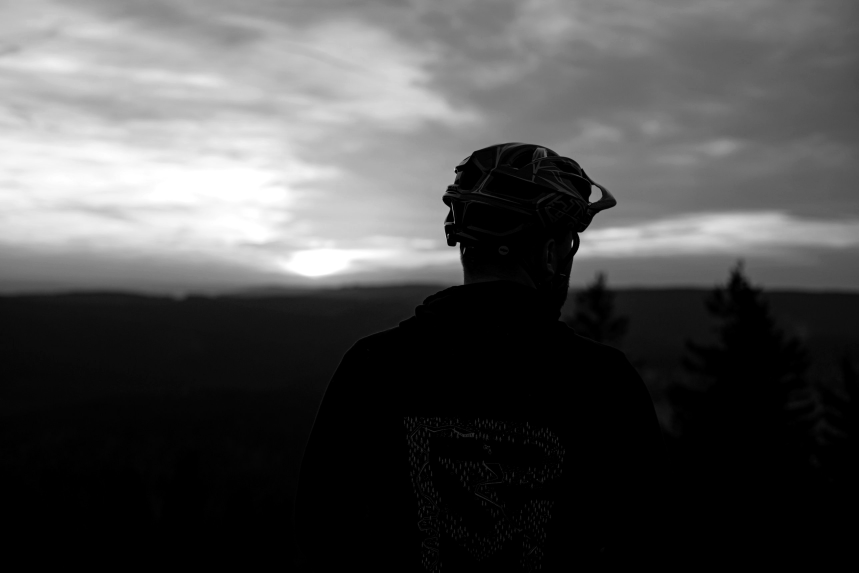
#> input picture media/about/filip-matus.jpg, 2576 x 1717 px (shown at 1/3 size)
$ python build.py
#> lines starting #> are read from the running program, lines starting #| are printed output that depends on the picture
#!/usr/bin/env python3
"""Static site builder for _snaps.

Reads Markdown stories from content/stories/*.md and photos from media/,
writes the finished website into dist/. Everything search engines and AI
tools need (meta tags, structured data, sitemap, feed, llms.txt, image alt
text) is generated from the story content, nothing to maintain by hand.

    pip install -r requirements.txt
    python build.py              # production build
    PREVIEW=1 python build.py    # relative links, for viewing without a server
"""
import hashlib
import html
import json
import os
import re
import shutil
from datetime import date, datetime, timezone
from email.utils import format_datetime
from pathlib import Path

import markdown
import yaml
from PIL import Image, ImageOps

ROOT = Path(__file__).parent
CONTENT = ROOT / "content" / "stories"
MEDIA = ROOT / "media"
STATIC = ROOT / "static"
DIST = ROOT / "dist"

# ---- site settings (edit here) ------------------------------------------
SITE_URL = os.environ.get("SITE_URL", "https://filipmat.us").rstrip("/")
SITE_TITLE = "_snaps"
DOMAIN = "filipmat.us"
AUTHOR = "Filip Matuš"
SITE_DESC = "Photo stories and snaps from travelling and everyday life by Filip Matuš."
LANG = "en"
# Google Analytics 4 measurement ID, e.g. "G-ABC123XYZ". Empty = no analytics at all.
GA_ID = os.environ.get("GA_ID") or "G-Y3X6999H9Q"
# Buttondown username for the "new stories by email" form. Empty = no form.
BUTTONDOWN = os.environ.get("BUTTONDOWN") or "filipmatus"
# Contact sheet view on story pages (preview first). Set CONTACT_SHEET=1 to switch on.
CONTACT_SHEET = os.environ.get("CONTACT_SHEET", "") == "1"
ABOUT = {
    "photo": "/media/about/filip-matus.jpg",
    "alt": "Filip Matuš in a cycling helmet, seen from behind, watching the sunset over forested hills",
    "lines": [
        "Filip Matuš, based in the Czech Republic.",
        "Enjoying travelling, exploring and making simple photos. Mixing digital and analog.",
        "Finding beauty in imperfection.",
    ],
    "linkedin": "https://www.linkedin.com/in/filip-matus/",
    "credit": ("Rob Trnka", "https://www.robtrnka.com"),
}
# --------------------------------------------------------------------------

PREVIEW = bool(os.environ.get("PREVIEW"))
IMG_WIDTHS = (1600,) if os.environ.get("PREVIEW") else (800, 1600, 2400)  # sizes per photo
WEBP_Q = 88   # light compression: photos should look like photos
THUMB = 480               # square thumbnail used on the home page

_img_cache = {}


# ---------- helpers --------------------------------------------------------
def slugify(text):
    text = re.sub(r"[^a-zA-Z0-9]+", "-", text).strip("-").lower()
    return text or "photo"


# [19 lines left out: functions parse, to_date, not called in this run]


def fmt_date(d):
    return "" if d == date.min else f"{d.day}.{d.month}.{d.year}"


def abs_url(path):
    return f"{SITE_URL}/{path.lstrip('/')}"


def href(path):
    """Internal page link. In preview mode directories need an explicit index.html."""
    if PREVIEW and (path.endswith("/") or path == ""):
        return path + "index.html"
    return path


def esc(text):
    return html.escape(str(text), quote=True)


# [24 lines left out: functions plain_text, shorten, make_description, not called in this run]


# ---------- photos ---------------------------------------------------------
def process_image(ref):
    """Resize one photo (once), strip EXIF/GPS, return its info or None."""
    rel = ref.split("?")[0].lstrip("/")
    if rel.startswith("media/"):
        rel = rel[len("media/"):]
    if rel in _img_cache:
        return _img_cache[rel]

    src = MEDIA / rel
    if not src.is_file():
        print(f"  ! missing photo: {ref}")
        _img_cache[rel] = None
        return None

    stem = slugify(Path(rel).with_suffix("").as_posix())
    out_dir = DIST / "img"
    out_dir.mkdir(parents=True, exist_ok=True)

    im = ImageOps.exif_transpose(Image.open(src)).convert("RGB")
    w, h = im.size
    sizes = sorted({min(w, x) for x in IMG_WIDTHS})
    files = []
    for tw in sizes:
        th = round(h * tw / w)
        name = f"{stem}-{tw}.webp"
        im.resize((tw, th), Image.LANCZOS).save(out_dir / name, "WEBP", quality=WEBP_Q, method=4)
        files.append((tw, f"img/{name}"))

    thumb_name = f"{stem}-thumb.webp"
    ImageOps.fit(im, (THUMB, THUMB), Image.LANCZOS).save(
        out_dir / thumb_name, "WEBP", quality=WEBP_Q, method=4
    )

    info = {"w": w, "h": h, "files": files, "thumb": f"img/{thumb_name}",
            "src": str(src), "stem": stem}
    _img_cache[rel] = info
    return info


def share_image(info):
    """1200x630 JPEG for link previews (only made for cover photos)."""
    name = f"img/{info['stem']}-share.jpg"
    out = DIST / name
    if not out.exists():
        im = ImageOps.exif_transpose(Image.open(info["src"])).convert("RGB")
        ImageOps.fit(im, (1200, 630), Image.LANCZOS).save(out, "JPEG", quality=85, optimize=True)
    return name


# [143 lines left out: function render_body, not called in this run]


# ---------- page shell + SEO -----------------------------------------------
def jsonld(data):
    return (
        '<script type="application/ld+json">'
        + json.dumps(data, ensure_ascii=False).replace("</", "<\\/")
        + "</script>"
    )


def asset_v(name):
    """Short content hash for an asset in static/, so browsers fetch a new version after a change."""
    f = STATIC / name
    return hashlib.sha1(f.read_bytes()).hexdigest()[:8] if f.exists() else "0"


def page(title, main, *, desc, canonical, prefix="", image=None, og_type="website",
         data=None, scripts="", noindex=False):
    t = esc(title)
    robots = (
        '<meta name="robots" content="noindex">'
        if noindex
        else '<meta name="robots" content="index,follow,max-image-preview:large">'
    )
    og = ""
    if not noindex:
        og = (
            f'<link rel="canonical" href="{esc(canonical)}">\n'
            f'<meta property="og:type" content="{og_type}">\n'
            f'<meta property="og:site_name" content="{esc(SITE_TITLE)}">\n'
            f'<meta property="og:title" content="{t}">\n'
            f'<meta property="og:description" content="{esc(desc)}">\n'
            f'<meta property="og:url" content="{esc(canonical)}">\n'
            f'<meta name="twitter:card" content="{"summary_large_image" if image else "summary"}">\n'
        )
        if image:
            og += (f'<meta property="og:image" content="{esc(image)}">\n'
                   '<meta property="og:image:width" content="1200">\n<meta property="og:image:height" content="630">\n')
    ld = jsonld(data) if (data and not noindex) else ""
    ga_attr = f' data-ga="{esc(GA_ID)}"' if GA_ID else ""
    sheet_attr = ' data-sheet="1"' if CONTACT_SHEET else ""
    if GA_ID:
        scripts = scripts + f'\n<script src="{prefix}analytics.js?v={asset_v("analytics.js")}" defer></script>'
    return f"""<!DOCTYPE html>
<html lang="{LANG}"{ga_attr}{sheet_attr}>
<head>
<meta charset="utf-8">
<meta name="viewport" content="width=device-width, initial-scale=1">
<title>{t}</title>
<meta name="description" content="{esc(desc)}">
<meta name="author" content="{esc(AUTHOR)}">
{robots}
{og}<link rel="alternate" type="application/rss+xml" title="{esc(SITE_TITLE)}" href="{prefix}feed.xml">
<link rel="icon" type="image/svg+xml" href="{prefix}favicon.svg">
<link rel="icon" type="image/png" sizes="48x48" href="{prefix}favicon-48.png">
<link rel="apple-touch-icon" href="{prefix}apple-touch-icon.png">
<meta name="theme-color" content="#ffffff">
<link rel="preload" href="{prefix}fonts/special-elite-latin-400-normal.woff2" as="font" type="font/woff2" crossorigin>
<link rel="stylesheet" href="{prefix}style.css?v={asset_v("style.css")}">
{ld}
</head>
<body>
<main>
{main}
</main>
{scripts}
</body>
</html>
"""


def person():
    return {"@type": "Person", "name": AUTHOR, "url": SITE_URL + "/about/"}


# ---------- build ----------------------------------------------------------
def load_stories():
    stories = []
    for path in sorted(CONTENT.glob("*.md")):
        meta, body = parse(path)
        if meta.get("draft"):
            continue
        slug = path.stem
        title = str(meta.get("title") or slug.replace("-", " "))
        print(f"story: {slug}")
        content, photos = render_body(body, "../", title, meta.get("full") or [])
        cover = process_image(str(meta["cover"])) if meta.get("cover") else None
        if not cover and photos:
            cover = photos[0]["info"]
        details = str(meta.get("details") or "")
        place = str(meta.get("place") or "")
        text = plain_text(body)
        desc = str(meta.get("summary") or "") or make_description(title, text, len(photos), details)
        stories.append({
            "slug": slug, "title": title, "date": to_date(meta.get("date")),
            # when it went online; sorts the home page and gives the story its number
            "published": to_date(meta.get("published") or meta.get("date")),
            "html": content, "photos": photos, "cover": cover,
            "details": details, "place": place, "text": text, "desc": desc,
            "url": abs_url(slug + "/"),
        })
    stories.sort(key=lambda s: (s["published"], s["date"]), reverse=True)
    return stories


def write(path, text):
    p = DIST / path
    p.parent.mkdir(parents=True, exist_ok=True)
    p.write_text(text, encoding="utf-8")


def camera(details):
    return re.split(r"\s*[|,]\s*", details)[0] if details else ""


def frames(n):
    return f"{n} frame{'s' if n != 1 else ''}"


def bar(prefix, right=""):
    return (f'<header class="bar top"><a class="brand" href="{href(prefix or "./")}">'
            f'<span class="site">{SITE_TITLE}</span> <span class="by mono">by {DOMAIN}</span></a>'
            f'<span class="right">{right}</span></header>')


def subscribe():
    if not BUTTONDOWN:
        return ""
    return (f'<form class="sub mono" action="https://buttondown.com/api/emails/embed-subscribe/{esc(BUTTONDOWN)}" '
            'method="post" target="_blank">'
            '<label for="sub-email">new stories by email</label>'
            '<input id="sub-email" type="email" name="email" placeholder="your@email" required autocomplete="email">'
            '<button type="submit">subscribe</button></form>')


def foot(prefix):
    return (f'{subscribe()}<footer class="foot mono"><span>{SITE_TITLE} by {DOMAIN} · photo stories by {esc(AUTHOR)}</span>'
            f'<span class="links"><a href="{href(prefix + "about/")}">about</a><a href="{prefix}feed.xml">rss</a></span></footer>')


def number(stories):
    for i, s in enumerate(sorted(stories, key=lambda s: (s["published"], s["date"]))):
        s["no"] = f"{i + 1:02d}"


def build_story_pages(stories):
    for i, s in enumerate(stories):
        iso = s["date"].isoformat() if s["date"] != date.min else ""
        pub_iso = s["published"].isoformat() if s["published"] != date.min else iso
        label = []
        if iso:
            label.append(f'<time datetime="{iso}">{fmt_date(s["date"])}</time>')
        if s["place"]:
            label.append(f'<span>{esc(s["place"])}</span>')
        if s["details"]:
            label.append(f'<span>{esc(s["details"])}</span>')
        if s["photos"]:
            label.append(f'<span>{frames(len(s["photos"]))}</span>')
        nxt = stories[(i + 1) % len(stories)] if len(stories) > 1 else None
        next_html = ""
        if nxt:
            th = f'<img src="../{nxt["cover"]["thumb"]}" alt="" width="89" height="89" loading="lazy">' if nxt["cover"] else "<span></span>"
            next_html = (f'<a class="next" href="{href("../" + nxt["slug"] + "/")}">{th}'
                         f'<span><span class="mono">next · №&nbsp;{nxt["no"]}</span><br>'
                         f'<span class="t">{esc(nxt["title"])}</span></span></a>')
        main = (
            bar("../") + "\n"
            f'<article>\n<div class="head"><span class="no mono">№&nbsp;{s["no"]}</span>'
            f'<h1>{esc(s["title"])}</h1><div class="label mono">{"".join(label)}</div></div>\n'
            f'{s["html"]}\n</article>\n{next_html}\n{foot("../")}'
        )
        images = [abs_url(p["info"]["files"][-1][1]) for p in s["photos"]]
        og_image = abs_url(share_image(s["cover"])) if s["cover"] else None
        data = {
            "@context": "https://schema.org", "@type": "BlogPosting",
            "headline": s["title"], "description": s["desc"], "url": s["url"],
            "mainEntityOfPage": {"@type": "WebPage", "@id": s["url"]},
            "inLanguage": LANG, "author": person(), "publisher": person(),
            "isPartOf": {"@type": "Blog", "name": SITE_TITLE, "url": SITE_URL + "/"},
        }
        if pub_iso:
            data["datePublished"] = pub_iso
            data["dateModified"] = pub_iso
        if iso:
            data["dateCreated"] = iso
        if images:
            data["image"] = images
        if s["details"]:
            data["keywords"] = s["details"]
        if s["place"]:
            data["contentLocation"] = {"@type": "Place", "name": s["place"]}
            data["locationCreated"] = {"@type": "Place", "name": s["place"]}
        write(f'{s["slug"]}/index.html', page(
            f'{s["title"]} - {SITE_TITLE} by {DOMAIN}', main, desc=s["desc"], canonical=s["url"],
            prefix="../", image=og_image, og_type="article", data=data,
            scripts=f'<script src="../viewer.js?v={asset_v("viewer.js")}" defer></script>' if s["photos"] else ""))


def build_home(stories):
    tiles = []
    for s in stories:
        c = s["cover"]
        if c:
            w, path = c["files"][0]
            h = round(c["h"] * w / c["w"])
            srcset = ", ".join(f"{p} {fw}w" for fw, p in c["files"])
            img = (f'<img src="{path}" srcset="{srcset}" sizes="(min-width:900px) 360px, 50vw" '
                   f'width="{w}" height="{h}" alt="{esc(s["title"])}" loading="lazy">')
        else:
            img = '<img alt="">'
        meta = " · ".join(f"<span>{esc(x)}</span>" for x in (
            str(s["date"].year) if s["date"] != date.min else "",
            camera(s["details"]),
            frames(len(s["photos"])) if s["photos"] else "") if x)
        tiles.append(
            f'<li><a class="tile" href="{href(s["slug"] + "/")}">{img}<span class="idx">'
            f'<span class="no">{s["no"]}</span><span class="title">{esc(s["title"])}</span>'
            + (f'<span class="place mono">{esc(s["place"])}</span>' if s["place"] else '')
            + f'<span class="meta mono">{meta}</span></span></a></li>')
    total = sum(len(s["photos"]) for s in stories)
    main = (bar("", f'<a href="{href("about/")}">about</a>') + "\n"
            '<h1 class="visually-hidden">' + esc(f"{SITE_TITLE}, photo stories by {AUTHOR}") + '</h1>\n'
            '<ul class="grid">\n' + "\n".join(tiles) + "\n</ul>\n" + foot(""))
    data = {
        "@context": "https://schema.org",
        "@graph": [
            {"@type": "WebSite", "name": f"{SITE_TITLE} by {DOMAIN}", "url": SITE_URL + "/",
             "description": SITE_DESC, "inLanguage": LANG, "author": person()},
            {"@type": "CollectionPage", "name": SITE_TITLE, "url": SITE_URL + "/",
             "mainEntity": {"@type": "ItemList", "itemListElement": [
                 {"@type": "ListItem", "position": i + 1, "url": s["url"], "name": s["title"]}
                 for i, s in enumerate(stories)]}},
        ],
    }
    og_image = abs_url(share_image(stories[0]["cover"])) if stories and stories[0]["cover"] else None
    write("index.html", page(f"{SITE_TITLE} by {DOMAIN} - photo stories by {AUTHOR}", main, desc=SITE_DESC,
                             canonical=SITE_URL + "/", image=og_image, data=data))


def build_about(stories):
    info = process_image(ABOUT["photo"])
    w0, small = info["files"][0]
    h0 = round(info["h"] * w0 / info["w"])
    srcset = ", ".join(f"../{p} {w}w" for w, p in info["files"])
    total = sum(len(s["photos"]) for s in stories)
    lines = "".join(f"<p>{esc(l)}</p>" for l in ABOUT["lines"])
    main = (
        bar("../") + "\n"
        '<article class="about">\n<div class="head"><h1>about</h1></div>\n'
        '<div class="story"><div class="b b-side-b">'
        f'<figure><img src="../{small}" srcset="{srcset}" sizes="(min-width: 760px) 65vw, 100vw" '
        f'width="{w0}" height="{h0}" alt="{esc(ABOUT["alt"])}">'
        f'<figcaption class="mono"><span>photo: <a href="{ABOUT["credit"][1]}" target="_blank" rel="noopener">{esc(ABOUT["credit"][0])}</a></span></figcaption></figure>'
        f'<div class="t">{lines}<p class="mono stat">{len(stories)} stories · {total} frames</p>'
        '</div>'
        '</div></div>\n'
        '<section class="contact" aria-labelledby="contact-h">'
        '<h2 id="contact-h" class="mono">write to me</h2>'
        '<form class="cform" action="../contact.php" method="post" novalidate>'
        '<label class="mono" for="c-name">name</label><input id="c-name" name="name" autocomplete="name" required maxlength="100">'
        '<label class="mono" for="c-email">email</label><input id="c-email" name="email" type="email" autocomplete="email" required maxlength="200">'
        '<label class="mono" for="c-msg">message</label><textarea id="c-msg" name="message" rows="6" required maxlength="5000"></textarea>'
        '<div class="hp" aria-hidden="true"><label for="c-web">leave empty</label><input id="c-web" name="website" tabindex="-1" autocomplete="off"></div>'
        '<input type="hidden" name="t" value="">'
        '<div class="row"><button type="submit" class="mono">send</button><span class="status mono" role="status" aria-live="polite"></span></div>'
        '<p class="note mono">your message goes straight to my inbox. nothing is stored on this site.</p>'
        '</form></section>\n'
        '</article>\n' + foot("../")
    )
    url = abs_url("about/")
    data = {
        "@context": "https://schema.org", "@type": "ProfilePage", "url": url,
        "mainEntity": {**person(), "image": abs_url(share_image(info)),
                       "description": " ".join(ABOUT["lines"]),
                       "homeLocation": {"@type": "Country", "name": "Czech Republic"}},
    }
    write("about/index.html", page(f"about - {SITE_TITLE} by {DOMAIN}", main,
          desc=" ".join(ABOUT["lines"]), canonical=url, prefix="../",
          image=abs_url(share_image(info)), data=data,
          scripts=f'<script src="../contact.js?v={asset_v("contact.js")}" defer></script>'))


def build_extras(stories):
    # 404
    write("404.html", page("not found", bar("/") + '\n<p>nothing here.</p>',
                           desc="Page not found", canonical=SITE_URL + "/", noindex=True))

    # sitemap with photos
    urls = []
    newest = max((s["published"] for s in stories if s["published"] != date.min), default=None)
    urls.append(f'<url><loc>{SITE_URL}/</loc>' + (f"<lastmod>{newest.isoformat()}</lastmod>" if newest else "") + "</url>")
    urls.append(f'<url><loc>{SITE_URL}/about/</loc></url>')
    for s in stories:
        imgs = "".join(
            f'<image:image><image:loc>{esc(abs_url(p["info"]["files"][-1][1]))}</image:loc></image:image>'
            for p in s["photos"]
        )
        lm = f'<lastmod>{s["published"].isoformat()}</lastmod>' if s["published"] != date.min else ""
        urls.append(f'<url><loc>{esc(s["url"])}</loc>{lm}{imgs}</url>')
    write("sitemap.xml",
          '<?xml version="1.0" encoding="UTF-8"?>\n'
          '<urlset xmlns="http://www.sitemaps.org/schemas/sitemap/0.9" '
          'xmlns:image="http://www.google.com/schemas/sitemap-image/1.1">\n'
          + "\n".join(urls) + "\n</urlset>\n")

    # robots: everything open, including AI search and assistant crawlers
    write("robots.txt",
          "# Open to all crawlers, including search engines and AI assistants.\n"
          "User-agent: *\nAllow: /\n\n"
          f"Sitemap: {SITE_URL}/sitemap.xml\n")

    # RSS feed
    items = []
    for s in stories:
        pub = ""
        if s["published"] != date.min:
            dt = datetime(s["published"].year, s["published"].month, s["published"].day, 12, tzinfo=timezone.utc)
            pub = f"<pubDate>{format_datetime(dt)}</pubDate>"
        items.append(
            f'<item><title>{esc(s["title"])}</title><link>{esc(s["url"])}</link>'
            f'<guid>{esc(s["url"])}</guid>{pub}<description>{esc(s["desc"])}</description>'
            + (f'<enclosure url="{esc(abs_url(s["cover"]["files"][-1][1]))}" type="image/webp" length="0"/>' if s["cover"] else "")
            + '</item>'
        )
    write("feed.xml",
          '<?xml version="1.0" encoding="UTF-8"?>\n<rss version="2.0"><channel>'
          f"<title>{esc(SITE_TITLE)} by {DOMAIN}</title><link>{SITE_URL}/</link>"
          f"<description>{esc(SITE_DESC)}</description><language>{LANG}</language>"
          + "".join(items) + "</channel></rss>\n")

    # llms.txt (short index) and llms-full.txt (all text + photo descriptions)
    short = [f"# {SITE_TITLE}", "", f"> {SITE_DESC}", "", f"About the author: {SITE_URL}/about/ ({' '.join(ABOUT['lines'])})", "", "## Stories", ""]
    full = [f"# {SITE_TITLE}", "", f"> {SITE_DESC}", ""]
    for s in stories:
        short.append(f'- [{s["title"]}]({s["url"]}): {s["desc"]}')
        full += ["", f'## {s["title"]}', "", f'URL: {s["url"]}']
        if s["date"] != date.min:
            full.append(f'Date: {s["date"].isoformat()}')
        if s["place"]:
            full.append(f'Place: {s["place"]}')
        if s["details"]:
            full.append(f'Camera: {s["details"]}')
        if s["text"]:
            full += ["", s["text"]]
        if s["photos"]:
            full += ["", "Photos:"]
            full += [f'- {p["alt"]}: {abs_url(p["info"]["files"][-1][1])}' for p in s["photos"]]
    write("llms.txt", "\n".join(short) + "\n")
    write("llms-full.txt", "\n".join(full) + "\n")


def build():
    if DIST.exists():
        shutil.rmtree(DIST)
    DIST.mkdir()
    if STATIC.exists():
        shutil.copytree(STATIC, DIST, dirs_exist_ok=True)
    stories = load_stories()
    number(stories)
    build_story_pages(stories)
    build_home(stories)
    build_about(stories)
#> in process_image, im is the input picture: PIL image 2576x1717 RGB; min 0, max 255, mean 78.1
#> the loop in process_image, `for tw in sizes:` made 3 passes
#> pass 1, in process_image, `im.resize((tw, th), Image.LANCZOS).save(out_dir / name, "WEBP", qualit..`:
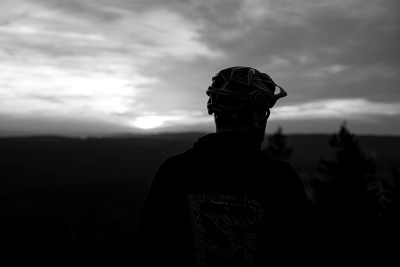
#> saved as about-filip-matus-800.webp: PIL image 800x533 RGB (shown at 1/2 size); min 0, max 255, mean 78.1
#> after the loop in process_image, `for tw in sizes:`: files = [(800, 'img/about-filip-matus-800.webp'), (1600, 'img/about-filip-matus-1600.webp'), (2400, 'img/about-filip-matus-2400.webp')]
#> in process_image, `ImageOps.fit(im, (THUMB, THUMB), Image.LANCZOS).save( out_dir / thumb_..`:
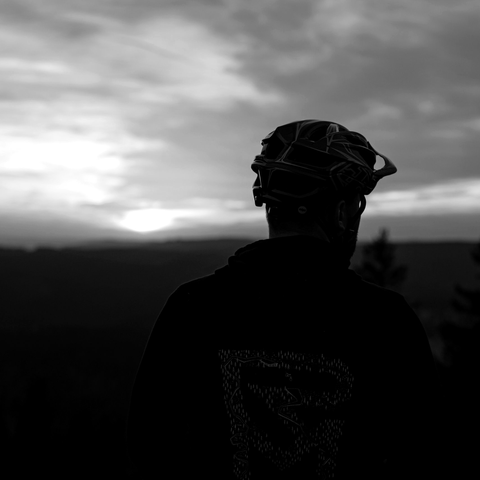
#> saved as about-filip-matus-thumb.webp: PIL image 480x480 RGB; min 0, max 255, mean 77.7
#> in build_about, `info = process_image(ABOUT["photo"])`: info = 6 items
#> in build_about, `w0, small = info["files"][0]`: w0 = 800; small = 'img/about-filip-matus-800.webp'
#> (the rest of the program and of its run is left out)
